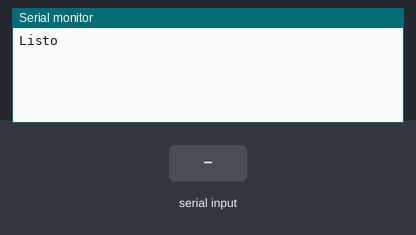
Simulated run of this sketch. Board: Arduino Uno, built with avr-gcc and run on an emulated ATmega328P. Shown: the last lines printed to the serial monitor. Inputs (shaded band) come from the test bench.

Above: at 1.2 s.
1.3 s: "1" received over the second serial link
At 2.0 s:
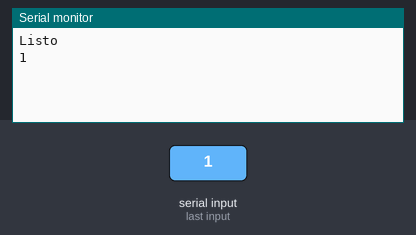
2.8 s: "0" received over the second serial link
At 4.3 s:
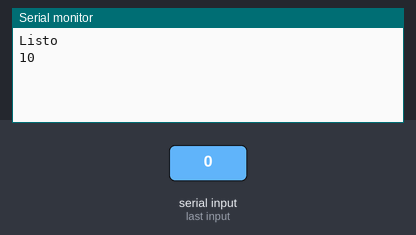

Measured:
- after the input at 1.3 s, the serial monitor: prints a new line at once (image 1)
- after the input at 2.8 s, the serial monitor: prints a new line at once (image 2)

The sketch:

AT_Commands_sketch_jun25c.ino
```cpp
#include <SoftwareSerial.h>

#define TR 2
#define RC 13

SoftwareSerial blue(2, 13); // TX -> 10 & RX -> 11

void setup() {
  // put your setup code here, to run once:
  Serial.begin(9600);
  blue.flush();
  blue.begin(9600);

  Serial.println("Listo");
}

void loop() {
  // put your main code here, to run repeatedly:
  if (blue.available() > 0) {
    int estado = blue.read();
    Serial.write(estado);
    // Serial.print("\r");
  }

  if (Serial.available() > 0) {
     blue.write(Serial.read());
   }
}
```
